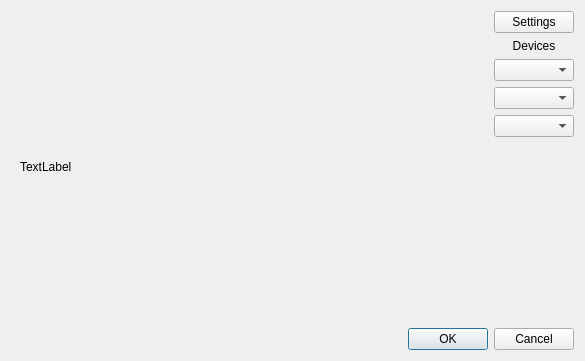
<?xml version="1.0" encoding="UTF-8"?>
<ui version="4.0">
 <class>cameraDialog</class>
 <widget class="QDialog" name="cameraDialog">
  <property name="geometry">
   <rect>
    <x>0</x>
    <y>0</y>
    <width>585</width>
    <height>361</height>
   </rect>
  </property>
  <property name="windowTitle">
   <string>Camera</string>
  </property>
  <layout class="QVBoxLayout" name="verticalLayout_2">
   <item>
    <layout class="QHBoxLayout" name="horizontalLayout">
     <item>
      <widget class="QStackedWidget" name="stackedWidget">
       <property name="sizePolicy">
        <sizepolicy hsizetype="Preferred" vsizetype="Preferred">
         <horstretch>1</horstretch>
         <verstretch>0</verstretch>
        </sizepolicy>
       </property>
       <property name="palette">
        <palette>
         <active>
          <colorrole role="Base">
           <brush brushstyle="SolidPattern">
            <color alpha="255">
             <red>255</red>
             <green>255</green>
             <blue>255</blue>
            </color>
           </brush>
          </colorrole>
          <colorrole role="Window">
           <brush brushstyle="SolidPattern">
            <color alpha="255">
             <red>145</red>
             <green>145</green>
             <blue>145</blue>
            </color>
           </brush>
          </colorrole>
         </active>
         <inactive>
          <colorrole role="Base">
           <brush brushstyle="SolidPattern">
            <color alpha="255">
             <red>255</red>
             <green>255</green>
             <blue>255</blue>
            </color>
           </brush>
          </colorrole>
          <colorrole role="Window">
           <brush brushstyle="SolidPattern">
            <color alpha="255">
             <red>145</red>
             <green>145</green>
             <blue>145</blue>
            </color>
           </brush>
          </colorrole>
         </inactive>
         <disabled>
          <colorrole role="Base">
           <brush brushstyle="SolidPattern">
            <color alpha="255">
             <red>145</red>
             <green>145</green>
             <blue>145</blue>
            </color>
           </brush>
          </colorrole>
          <colorrole role="Window">
           <brush brushstyle="SolidPattern">
            <color alpha="255">
             <red>145</red>
             <green>145</green>
             <blue>145</blue>
            </color>
           </brush>
          </colorrole>
         </disabled>
        </palette>
       </property>
       <property name="currentIndex">
        <number>0</number>
       </property>
       <widget class="QWidget" name="viewfinderPage">
        <layout class="QGridLayout" name="gridLayout_5">
         <item row="0" column="0">
          <widget class="imageViewer" name="viewFinder">
           <property name="text">
            <string>TextLabel</string>
           </property>
          </widget>
         </item>
        </layout>
       </widget>
       <widget class="QWidget" name="previewPage">
        <layout class="QGridLayout" name="gridLayout_4">
         <item row="0" column="0">
          <widget class="QLabel" name="lastImagePreviewLabel">
           <property name="sizePolicy">
            <sizepolicy hsizetype="Preferred" vsizetype="MinimumExpanding">
             <horstretch>0</horstretch>
             <verstretch>0</verstretch>
            </sizepolicy>
           </property>
           <property name="frameShape">
            <enum>QFrame::Box</enum>
           </property>
           <property name="text">
            <string/>
           </property>
          </widget>
         </item>
        </layout>
       </widget>
      </widget>
     </item>
     <item>
      <layout class="QVBoxLayout" name="verticalLayout">
       <item>
        <widget class="QPushButton" name="settingsButton">
         <property name="enabled">
          <bool>true</bool>
         </property>
         <property name="text">
          <string>Settings</string>
         </property>
        </widget>
       </item>
       <item>
        <widget class="QLabel" name="label">
         <property name="text">
          <string>Devices</string>
         </property>
         <property name="alignment">
          <set>Qt::AlignCenter</set>
         </property>
        </widget>
       </item>
       <item>
        <widget class="QComboBox" name="devicesComboBox"/>
       </item>
       <item>
        <widget class="QComboBox" name="formatsComboBox"/>
       </item>
       <item>
        <widget class="QComboBox" name="sizeComboBox"/>
       </item>
       <item>
        <spacer name="verticalSpacer">
         <property name="orientation">
          <enum>Qt::Vertical</enum>
         </property>
         <property name="sizeHint" stdset="0">
          <size>
           <width>20</width>
           <height>40</height>
          </size>
         </property>
        </spacer>
       </item>
      </layout>
     </item>
    </layout>
   </item>
   <item>
    <widget class="QDialogButtonBox" name="buttonBox">
     <property name="orientation">
      <enum>Qt::Horizontal</enum>
     </property>
     <property name="standardButtons">
      <set>QDialogButtonBox::Cancel|QDialogButtonBox::Ok</set>
     </property>
    </widget>
   </item>
  </layout>
 </widget>
 <customwidgets>
  <customwidget>
   <class>imageViewer</class>
   <extends>QLabel</extends>
   <header>imageviewer.h</header>
  </customwidget>
 </customwidgets>
 <resources/>
 <connections>
  <connection>
   <sender>buttonBox</sender>
   <signal>accepted()</signal>
   <receiver>cameraDialog</receiver>
   <slot>accept()</slot>
   <hints>
    <hint type="sourcelabel">
     <x>248</x>
     <y>254</y>
    </hint>
    <hint type="destinationlabel">
     <x>157</x>
     <y>274</y>
    </hint>
   </hints>
  </connection>
  <connection>
   <sender>buttonBox</sender>
   <signal>rejected()</signal>
   <receiver>cameraDialog</receiver>
   <slot>reject()</slot>
   <hints>
    <hint type="sourcelabel">
     <x>316</x>
     <y>260</y>
    </hint>
    <hint type="destinationlabel">
     <x>286</x>
     <y>274</y>
    </hint>
   </hints>
  </connection>
 </connections>
</ui>
